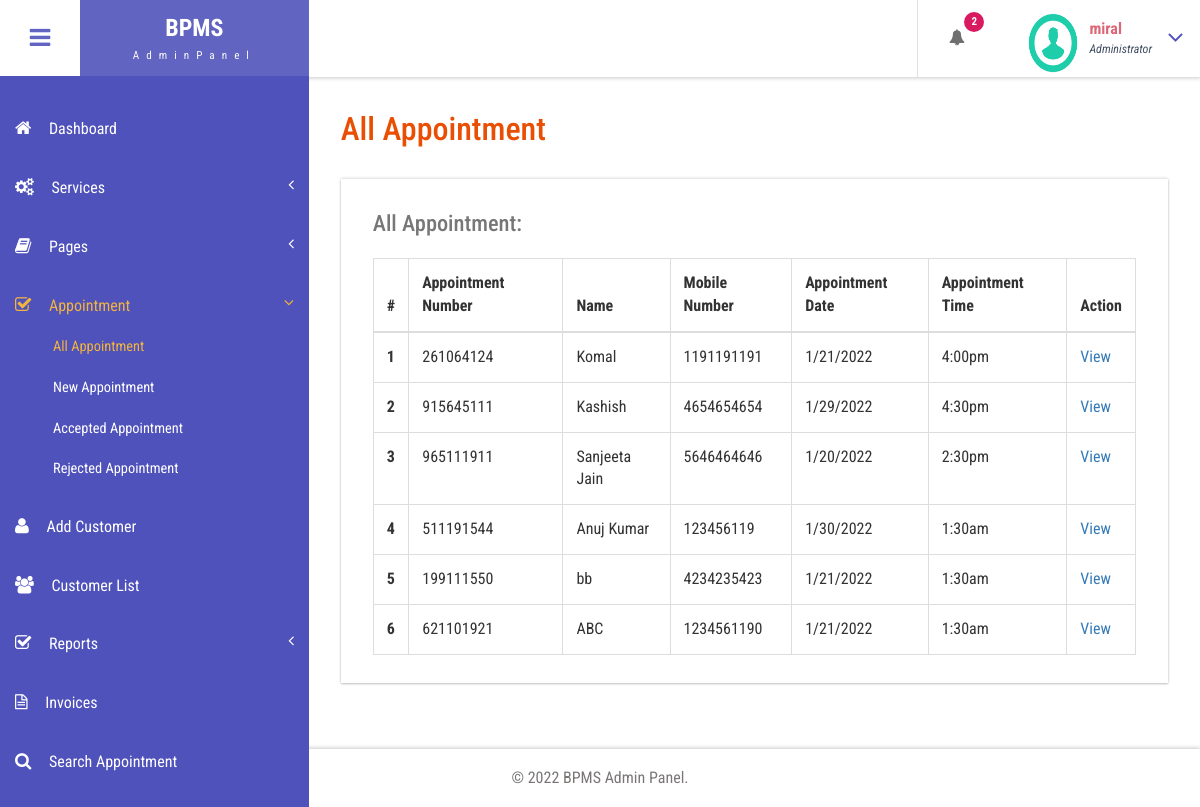
Page /admin/all-appointment.php (signed in) on the committed database.
### tables this page shows
CREATE TABLE `tblappointment` (
  `ID` int(10) NOT NULL,
  `AptNumber` varchar(10) DEFAULT NULL,
  `Name` varchar(120) DEFAULT NULL,
  `Email` varchar(120) DEFAULT NULL,
  `PhoneNumber` bigint(11) DEFAULT NULL,
  `AptDate` varchar(120) DEFAULT NULL,
  `AptTime` varchar(120) DEFAULT NULL,
  `Services` varchar(120) DEFAULT NULL,
  `ApplyDate` timestamp NULL DEFAULT current_timestamp(),
  `Remark` varchar(250) NOT NULL,
  `Status` varchar(50) NOT NULL,
  `RemarkDate` timestamp NOT NULL DEFAULT '0000-00-00 00:00:00' ON UPDATE current_timestamp()
);

### admin/all-appointment.php (the view, shortened to what this page needs)
<?php
include('includes/dbconnection.php');
if (strlen($_SESSION['bpmsaid']==0)) {
  header('location:logout.php');
  } else{
  ?>
<!DOCTYPE HTML>
<html>
<head>
<link href="css/bootstrap.css" rel='stylesheet' type='text/css' />
<link href="css/style.css" rel='stylesheet' type='text/css' />
<link href="css/font-awesome.css" rel="stylesheet">
<link href="css/animate.css" rel="stylesheet" type="text/css" media="all">
<link href="css/custom.css" rel="stylesheet">
</head>
<body class="cbp-spmenu-push">
	<div class="main-content">
		 <?php include_once('includes/sidebar.php');?>
		 <?php include_once('includes/header.php');?>
		<div id="page-wrapper">
			<div class="main-page">
				<div class="tables">
					<h3 class="title1">All Appointment</h3>
					<div class="table-responsive bs-example widget-shadow">
						<h4>All Appointment:</h4>
						<table class="table table-bordered"> <thead> <tr> <th>#</th> <th> Appointment Number</th> <th>Name</th><th>Mobile Number</th> <th>Appointment Date</th><th>Appointment Time</th><th>Action</th> </tr> </thead> <tbody>
<?php
$ret=mysqli_query($con,"select *from  tblappointment");
$cnt=1;
while ($row=mysqli_fetch_array($ret)) {
?>
						 <tr> <th scope="row"><?php echo $cnt;?></th> <td><?php  echo $row['AptNumber'];?></td> <td><?php  echo $row['Name'];?></td><td><?php  echo $row['PhoneNumber'];?></td><td><?php  echo $row['AptDate'];?></td> <td><?php  echo $row['AptTime'];?></td> <td><a href="view-appointment.php?viewid=<?php echo $row['ID'];?>">View</a></td> </tr>   <?php
$cnt=$cnt+1;
}?></tbody> </table>
					</div>
				</div>
			</div>
		</div>
		 <?php include_once('includes/footer.php');?>
	</div>
</body>
</html>
<?php }  ?>

### admin/includes/sidebar.php (shortened to what this page needs)
<div class=" sidebar" role="navigation">
          <div class="navbar-collapse">
      <nav class="cbp-spmenu cbp-spmenu-vertical cbp-spmenu-left" id="cbp-spmenu-s1">
        <ul class="nav" id="side-menu">
          <li>
            <a href="dashboard.php"><i class="fa fa-home nav_icon"></i>Dashboard</a>
          </li>
          <li>
            <a href="add-services.php"><i class="fa fa-cogs nav_icon"></i>Services<span class="fa arrow"></span> </a>
          </li>
          <li class="">
            <a href="about-us.php"><i class="fa fa-book nav_icon"></i>Pages <span class="fa arrow"></span></a>
          </li>
          <li>
            <a href="all-appointment.php"><i class="fa fa-check-square-o nav_icon"></i>Appointment<span class="fa arrow"></span></a>
            <ul class="nav nav-second-level collapse">
              <li>
                <a href="all-appointment.php">All Appointment</a>
              </li>
              <li>
                <a href="new-appointment.php">New Appointment</a>
              </li>
              <li>
                <a href="accepted-appointment.php">Accepted Appointment</a>
              </li>
              <li>
                <a href="rejected-appointment.php">Rejected Appointment</a>
              </li>
            </ul>
          </li>
          <li>
            <a href="add-customer.php" class="chart-nav"><i class="fa fa-user nav_icon"></i>Add Customer</a>
          </li>
           <li>
            <a href="customer-list.php" class="chart-nav"><i class="fa fa-users nav_icon"></i>Customer List</a>
          </li>
            <li>
            <a href="#"><i class="fa fa-check-square-o nav_icon"></i>Reports<span class="fa arrow"></span></a>
          </li>
  <li>
            <a href="invoices.php" class="chart-nav"><i class="fa fa-file-text-o nav_icon"></i>Invoices</a>
          </li>
          <li>
            <a href="search-appointment.php" class="chart-nav"><i class="fa fa-search nav_icon"></i>Search Appointment</a>
          </li>
          <li>
            <a href="search-invoices.php" class="chart-nav"><i class="fa fa-search nav_icon"></i>Search Invoice</a>
          </li>
        </ul>
      </nav>
    </div>
  </div>

### admin/includes/header.php (shortened to what this page needs)
<div class="sticky-header header-section ">
      <div class="header-left">
        <button id="showLeftPush"><i class="fa fa-bars"></i></button>
        <div class="logo">
          <a href="index.html">
            <h1>BPMS</h1>
            <span>AdminPanel</span>
          </a>
        </div>
      </div>
      <div class="header-right">
        <div class="profile_details_left">
          <ul class="nofitications-dropdown">
            <?php
$ret1=mysqli_query($con,"select ID,Name from  tblappointment where Status=''");
$num=mysqli_num_rows($ret1);
?>
            <li class="dropdown head-dpdn">
              <a href="#" class="dropdown-toggle" data-toggle="dropdown" aria-expanded="false"><i class="fa fa-bell"></i><span class="badge blue"><?php echo $num;?></span></a>
            </li>
          </ul>
          <div class="clearfix"> </div>
        </div>
        <div class="profile_details">
        <?php
$adid=$_SESSION['bpmsaid'];
$ret=mysqli_query($con,"select AdminName from tbladmin where ID='$adid'");
$row=mysqli_fetch_array($ret);
$name=$row['AdminName'];
?>
          <ul>
            <li class="dropdown profile_details_drop">
              <a href="#" class="dropdown-toggle" data-toggle="dropdown" aria-expanded="false">
                <div class="profile_img">
                  <span class="prfil-img"><img src="images/download (1).png" alt="" width="50" height="60"> </span>
                  <div class="user-name">
                    <p><?php echo $name; ?></p>
                    <span>Administrator</span>
                  </div>
                  <i class="fa fa-angle-down lnr"></i>
                  <div class="clearfix"></div>
                </div>
              </a>
            </li>
          </ul>
        </div>
      </div>
      <div class="clearfix"> </div>
    </div>

### admin/includes/footer.php
<div class="footer">
   <p>&copy; 2022 BPMS Admin Panel.</p>
</div>

### admin/css/custom.css (style rules this page uses)
#page-wrapper { padding:7em 2em 2.5em; background-image:url(background-image: url('images/be.jpg'); }
.sidebar .arrow { float: right; }
.sidebar .fa.arrow:before { content: "\f104"; }
.sidebar .active>a>.fa.arrow:before { content: "\f107"; }
.sidebar .nav-second-level li, .sidebar .nav-third-level li { border-bottom: 0!important; margin-bottom: 0; }
.sidebar .nav-second-level li a { padding-left: 53px; font-size: .9em; }

### rows in the picture
tblappointment: AptNumber "261064124", Name "Komal", PhoneNumber "1191191191", AptDate "1/21/2022", AptTime "4:00pm"
tblappointment: AptNumber "915645111", Name "Kashish", PhoneNumber "4654654654", AptDate "1/29/2022", AptTime "4:30pm"
tblappointment: AptNumber "965111911", Name "Sanjeeta Jain", PhoneNumber "5646464646", AptDate "1/20/2022", AptTime "2:30pm"
tblappointment: AptNumber "511191544", Name "Anuj Kumar", PhoneNumber "123456119", AptDate "1/30/2022", AptTime "1:30am"
tblappointment: AptNumber "199111550", Name "bb", PhoneNumber "4234235423", AptDate "1/21/2022", AptTime "1:30am"
tblappointment: AptNumber "621101921", Name "ABC", PhoneNumber "1234561190", AptDate "1/21/2022", AptTime "1:30am"

### other values in the picture
$num "2"
$name "miral"
